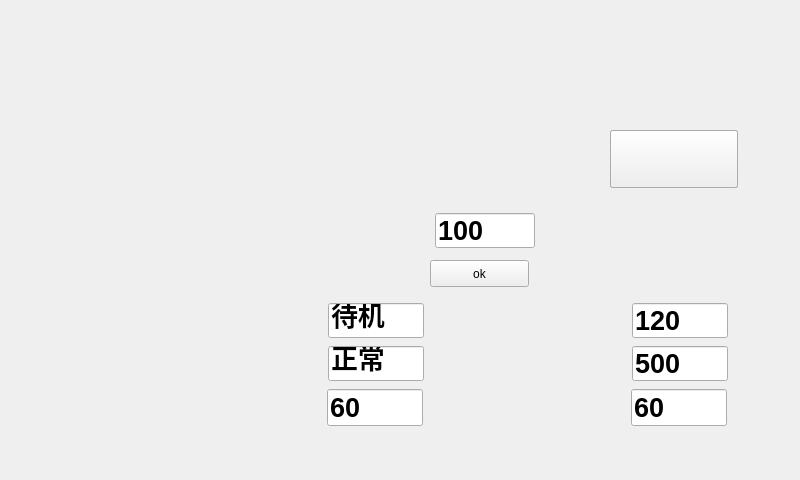
<?xml version="1.0" encoding="UTF-8"?>
<ui version="4.0">
 <class>Charging_monitoring</class>
 <widget class="QWidget" name="Charging_monitoring">
  <property name="geometry">
   <rect>
    <x>0</x>
    <y>0</y>
    <width>800</width>
    <height>480</height>
   </rect>
  </property>
  <property name="windowTitle">
   <string>Form</string>
  </property>
  <property name="autoFillBackground">
   <bool>true</bool>
  </property>
  <property name="styleSheet">
   <string notr="true"/>
  </property>
  <widget class="QLabel" name="charge_monitoring">
   <property name="geometry">
    <rect>
     <x>0</x>
     <y>0</y>
     <width>800</width>
     <height>480</height>
    </rect>
   </property>
   <property name="font">
    <font>
     <pointsize>14</pointsize>
     <weight>75</weight>
     <bold>true</bold>
    </font>
   </property>
   <property name="styleSheet">
    <string notr="true">border-image:url(:/img/images/30.png);</string>
   </property>
   <property name="text">
    <string/>
   </property>
  </widget>
  <widget class="QLabel" name="full_charge">
   <property name="geometry">
    <rect>
     <x>410</x>
     <y>130</y>
     <width>171</width>
     <height>61</height>
    </rect>
   </property>
   <property name="styleSheet">
    <string notr="true">border-image:url(:/img/images/new8dianci.png)</string>
   </property>
   <property name="text">
    <string/>
   </property>
  </widget>
  <widget class="QPushButton" name="full_charge_but">
   <property name="geometry">
    <rect>
     <x>610</x>
     <y>130</y>
     <width>128</width>
     <height>58</height>
    </rect>
   </property>
   <property name="text">
    <string/>
   </property>
   <property name="icon">
    <iconset resource="../../img.qrc">
     <normaloff>:/img/images/new8dianci.png</normaloff>:/img/images/new8dianci.png</iconset>
   </property>
   <property name="iconSize">
    <size>
     <width>128</width>
     <height>64</height>
    </size>
   </property>
   <property name="shortcut">
    <string/>
   </property>
   <property name="autoDefault">
    <bool>false</bool>
   </property>
  </widget>
  <widget class="QPushButton" name="charge_7but">
   <property name="geometry">
    <rect>
     <x>610</x>
     <y>130</y>
     <width>128</width>
     <height>58</height>
    </rect>
   </property>
   <property name="autoFillBackground">
    <bool>false</bool>
   </property>
   <property name="styleSheet">
    <string notr="true">border-image:url(:/img/images/new7dianci.png)</string>
   </property>
   <property name="text">
    <string/>
   </property>
  </widget>
  <widget class="QPushButton" name="charge_6but">
   <property name="geometry">
    <rect>
     <x>610</x>
     <y>130</y>
     <width>128</width>
     <height>58</height>
    </rect>
   </property>
   <property name="autoFillBackground">
    <bool>false</bool>
   </property>
   <property name="styleSheet">
    <string notr="true">border-image:url(:/img/images/new6dianci.png)</string>
   </property>
   <property name="text">
    <string/>
   </property>
  </widget>
  <widget class="QPushButton" name="charge_5but">
   <property name="geometry">
    <rect>
     <x>610</x>
     <y>130</y>
     <width>128</width>
     <height>58</height>
    </rect>
   </property>
   <property name="autoFillBackground">
    <bool>false</bool>
   </property>
   <property name="styleSheet">
    <string notr="true">border-image:url(:/img/images/new5dianci.png)</string>
   </property>
   <property name="text">
    <string/>
   </property>
  </widget>
  <widget class="QPushButton" name="charge_4but">
   <property name="geometry">
    <rect>
     <x>610</x>
     <y>130</y>
     <width>128</width>
     <height>58</height>
    </rect>
   </property>
   <property name="autoFillBackground">
    <bool>false</bool>
   </property>
   <property name="styleSheet">
    <string notr="true">border-image:url(:/img/images/new4dianci.png)</string>
   </property>
   <property name="text">
    <string/>
   </property>
  </widget>
  <widget class="QPushButton" name="charge_3but">
   <property name="geometry">
    <rect>
     <x>610</x>
     <y>130</y>
     <width>128</width>
     <height>58</height>
    </rect>
   </property>
   <property name="autoFillBackground">
    <bool>false</bool>
   </property>
   <property name="styleSheet">
    <string notr="true">border-image:url(:/img/images/new3dianci.png)</string>
   </property>
   <property name="text">
    <string/>
   </property>
  </widget>
  <widget class="QPushButton" name="charge_2but">
   <property name="geometry">
    <rect>
     <x>610</x>
     <y>130</y>
     <width>128</width>
     <height>58</height>
    </rect>
   </property>
   <property name="autoFillBackground">
    <bool>false</bool>
   </property>
   <property name="styleSheet">
    <string notr="true">border-image:url(:/img/images/new2dianci.png)</string>
   </property>
   <property name="text">
    <string/>
   </property>
  </widget>
  <widget class="QPushButton" name="charge_1but">
   <property name="geometry">
    <rect>
     <x>610</x>
     <y>130</y>
     <width>128</width>
     <height>58</height>
    </rect>
   </property>
   <property name="autoFillBackground">
    <bool>false</bool>
   </property>
   <property name="styleSheet">
    <string notr="true">border-image:url(:/img/images/new1dianci.png)</string>
   </property>
   <property name="text">
    <string/>
   </property>
  </widget>
  <widget class="QLineEdit" name="bat_soc">
   <property name="geometry">
    <rect>
     <x>435</x>
     <y>213</y>
     <width>100</width>
     <height>35</height>
    </rect>
   </property>
   <property name="font">
    <font>
     <pointsize>20</pointsize>
     <weight>75</weight>
     <bold>true</bold>
    </font>
   </property>
   <property name="cursor">
    <cursorShape>ArrowCursor</cursorShape>
   </property>
   <property name="focusPolicy">
    <enum>Qt::NoFocus</enum>
   </property>
   <property name="text">
    <string>100</string>
   </property>
  </widget>
  <widget class="QPushButton" name="soc_set">
   <property name="geometry">
    <rect>
     <x>430</x>
     <y>260</y>
     <width>99</width>
     <height>27</height>
    </rect>
   </property>
   <property name="text">
    <string>ok</string>
   </property>
  </widget>
  <widget class="QPushButton" name="change_moni_but">
   <property name="geometry">
    <rect>
     <x>28</x>
     <y>98</y>
     <width>98</width>
     <height>81</height>
    </rect>
   </property>
   <property name="focusPolicy">
    <enum>Qt::NoFocus</enum>
   </property>
   <property name="styleSheet">
    <string notr="true">background: transparent;</string>
   </property>
   <property name="text">
    <string/>
   </property>
   <property name="flat">
    <bool>true</bool>
   </property>
  </widget>
  <widget class="QPushButton" name="change_equ_but">
   <property name="geometry">
    <rect>
     <x>30</x>
     <y>190</y>
     <width>98</width>
     <height>81</height>
    </rect>
   </property>
   <property name="focusPolicy">
    <enum>Qt::NoFocus</enum>
   </property>
   <property name="contextMenuPolicy">
    <enum>Qt::DefaultContextMenu</enum>
   </property>
   <property name="styleSheet">
    <string notr="true">background: transparent;</string>
   </property>
   <property name="text">
    <string/>
   </property>
   <property name="flat">
    <bool>true</bool>
   </property>
  </widget>
  <widget class="QPushButton" name="change_billinf_but">
   <property name="geometry">
    <rect>
     <x>30</x>
     <y>360</y>
     <width>98</width>
     <height>81</height>
    </rect>
   </property>
   <property name="focusPolicy">
    <enum>Qt::NoFocus</enum>
   </property>
   <property name="styleSheet">
    <string notr="true">background: transparent;</string>
   </property>
   <property name="text">
    <string/>
   </property>
   <property name="flat">
    <bool>true</bool>
   </property>
  </widget>
  <widget class="QLineEdit" name="charge_current">
   <property name="geometry">
    <rect>
     <x>632</x>
     <y>303</y>
     <width>96</width>
     <height>35</height>
    </rect>
   </property>
   <property name="font">
    <font>
     <pointsize>20</pointsize>
     <weight>75</weight>
     <bold>true</bold>
    </font>
   </property>
   <property name="cursor">
    <cursorShape>ArrowCursor</cursorShape>
   </property>
   <property name="focusPolicy">
    <enum>Qt::NoFocus</enum>
   </property>
   <property name="text">
    <string>120</string>
   </property>
  </widget>
  <widget class="QLineEdit" name="charge_power">
   <property name="geometry">
    <rect>
     <x>327</x>
     <y>389</y>
     <width>96</width>
     <height>37</height>
    </rect>
   </property>
   <property name="font">
    <font>
     <pointsize>20</pointsize>
     <weight>75</weight>
     <bold>true</bold>
    </font>
   </property>
   <property name="cursor">
    <cursorShape>ArrowCursor</cursorShape>
   </property>
   <property name="focusPolicy">
    <enum>Qt::NoFocus</enum>
   </property>
   <property name="text">
    <string>60</string>
   </property>
  </widget>
  <widget class="QLineEdit" name="charge_vol">
   <property name="geometry">
    <rect>
     <x>632</x>
     <y>346</y>
     <width>96</width>
     <height>35</height>
    </rect>
   </property>
   <property name="font">
    <font>
     <pointsize>20</pointsize>
     <weight>75</weight>
     <bold>true</bold>
    </font>
   </property>
   <property name="cursor">
    <cursorShape>ArrowCursor</cursorShape>
   </property>
   <property name="focusPolicy">
    <enum>Qt::NoFocus</enum>
   </property>
   <property name="text">
    <string>500</string>
   </property>
  </widget>
  <widget class="QLineEdit" name="bat_status">
   <property name="geometry">
    <rect>
     <x>328</x>
     <y>346</y>
     <width>96</width>
     <height>35</height>
    </rect>
   </property>
   <property name="font">
    <font>
     <pointsize>20</pointsize>
     <weight>75</weight>
     <bold>true</bold>
    </font>
   </property>
   <property name="cursor">
    <cursorShape>ArrowCursor</cursorShape>
   </property>
   <property name="focusPolicy">
    <enum>Qt::NoFocus</enum>
   </property>
   <property name="text">
    <string>正常</string>
   </property>
  </widget>
  <widget class="QLineEdit" name="charge_time">
   <property name="geometry">
    <rect>
     <x>631</x>
     <y>389</y>
     <width>96</width>
     <height>37</height>
    </rect>
   </property>
   <property name="font">
    <font>
     <pointsize>20</pointsize>
     <weight>75</weight>
     <bold>true</bold>
    </font>
   </property>
   <property name="cursor">
    <cursorShape>ArrowCursor</cursorShape>
   </property>
   <property name="focusPolicy">
    <enum>Qt::NoFocus</enum>
   </property>
   <property name="text">
    <string>60</string>
   </property>
  </widget>
  <widget class="QLineEdit" name="charge_status">
   <property name="enabled">
    <bool>true</bool>
   </property>
   <property name="geometry">
    <rect>
     <x>328</x>
     <y>303</y>
     <width>96</width>
     <height>35</height>
    </rect>
   </property>
   <property name="font">
    <font>
     <pointsize>20</pointsize>
     <weight>75</weight>
     <bold>true</bold>
    </font>
   </property>
   <property name="cursor">
    <cursorShape>ArrowCursor</cursorShape>
   </property>
   <property name="focusPolicy">
    <enum>Qt::NoFocus</enum>
   </property>
   <property name="text">
    <string>待机</string>
   </property>
  </widget>
  <widget class="QPushButton" name="soc_stop">
   <property name="geometry">
    <rect>
     <x>600</x>
     <y>210</y>
     <width>157</width>
     <height>58</height>
    </rect>
   </property>
   <property name="focusPolicy">
    <enum>Qt::StrongFocus</enum>
   </property>
   <property name="styleSheet">
    <string notr="true">background: transparent;</string>
   </property>
   <property name="text">
    <string/>
   </property>
   <property name="flat">
    <bool>true</bool>
   </property>
  </widget>
  <widget class="QPushButton" name="change_batinf_but">
   <property name="geometry">
    <rect>
     <x>30</x>
     <y>270</y>
     <width>98</width>
     <height>81</height>
    </rect>
   </property>
   <property name="focusPolicy">
    <enum>Qt::NoFocus</enum>
   </property>
   <property name="styleSheet">
    <string notr="true">background: transparent;</string>
   </property>
   <property name="text">
    <string/>
   </property>
   <property name="flat">
    <bool>true</bool>
   </property>
  </widget>
  <widget class="QLabel" name="label_inf">
   <property name="geometry">
    <rect>
     <x>140</x>
     <y>100</y>
     <width>261</width>
     <height>91</height>
    </rect>
   </property>
   <property name="palette">
    <palette>
     <active>
      <colorrole role="WindowText">
       <brush brushstyle="SolidPattern">
        <color alpha="255">
         <red>255</red>
         <green>0</green>
         <blue>0</blue>
        </color>
       </brush>
      </colorrole>
      <colorrole role="Text">
       <brush brushstyle="SolidPattern">
        <color alpha="255">
         <red>255</red>
         <green>0</green>
         <blue>0</blue>
        </color>
       </brush>
      </colorrole>
      <colorrole role="ButtonText">
       <brush brushstyle="SolidPattern">
        <color alpha="255">
         <red>255</red>
         <green>0</green>
         <blue>0</blue>
        </color>
       </brush>
      </colorrole>
     </active>
     <inactive>
      <colorrole role="WindowText">
       <brush brushstyle="SolidPattern">
        <color alpha="255">
         <red>255</red>
         <green>0</green>
         <blue>0</blue>
        </color>
       </brush>
      </colorrole>
      <colorrole role="Text">
       <brush brushstyle="SolidPattern">
        <color alpha="255">
         <red>255</red>
         <green>0</green>
         <blue>0</blue>
        </color>
       </brush>
      </colorrole>
      <colorrole role="ButtonText">
       <brush brushstyle="SolidPattern">
        <color alpha="255">
         <red>255</red>
         <green>0</green>
         <blue>0</blue>
        </color>
       </brush>
      </colorrole>
     </inactive>
     <disabled>
      <colorrole role="WindowText">
       <brush brushstyle="SolidPattern">
        <color alpha="255">
         <red>255</red>
         <green>0</green>
         <blue>0</blue>
        </color>
       </brush>
      </colorrole>
      <colorrole role="Text">
       <brush brushstyle="SolidPattern">
        <color alpha="255">
         <red>255</red>
         <green>0</green>
         <blue>0</blue>
        </color>
       </brush>
      </colorrole>
      <colorrole role="ButtonText">
       <brush brushstyle="SolidPattern">
        <color alpha="255">
         <red>255</red>
         <green>0</green>
         <blue>0</blue>
        </color>
       </brush>
      </colorrole>
     </disabled>
    </palette>
   </property>
   <property name="font">
    <font>
     <pointsize>35</pointsize>
     <weight>75</weight>
     <bold>true</bold>
    </font>
   </property>
   <property name="styleSheet">
    <string notr="true">color:rgb(255, 0, 0)</string>
   </property>
   <property name="text">
    <string/>
   </property>
  </widget>
 </widget>
 <resources>
  <include location="../../img.qrc"/>
 </resources>
 <connections/>
</ui>
